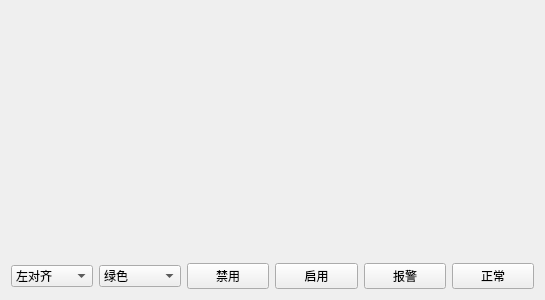
<?xml version="1.0" encoding="UTF-8"?>
<ui version="4.0">
 <class>frmPanelItem</class>
 <widget class="QWidget" name="frmPanelItem">
  <property name="geometry">
   <rect>
    <x>0</x>
    <y>0</y>
    <width>545</width>
    <height>300</height>
   </rect>
  </property>
  <property name="windowTitle">
   <string>Form</string>
  </property>
  <layout class="QGridLayout" name="gridLayout">
   <item row="0" column="0">
    <widget class="PanelItem" name="panelItem1">
     <property name="sizePolicy">
      <sizepolicy hsizetype="Preferred" vsizetype="Expanding">
       <horstretch>0</horstretch>
       <verstretch>0</verstretch>
      </sizepolicy>
     </property>
    </widget>
   </item>
   <item row="0" column="1">
    <widget class="PanelItem" name="panelItem2">
     <property name="sizePolicy">
      <sizepolicy hsizetype="Preferred" vsizetype="Expanding">
       <horstretch>0</horstretch>
       <verstretch>0</verstretch>
      </sizepolicy>
     </property>
    </widget>
   </item>
   <item row="1" column="0">
    <widget class="PanelItem" name="panelItem3">
     <property name="sizePolicy">
      <sizepolicy hsizetype="Preferred" vsizetype="Expanding">
       <horstretch>0</horstretch>
       <verstretch>0</verstretch>
      </sizepolicy>
     </property>
    </widget>
   </item>
   <item row="1" column="1">
    <widget class="PanelItem" name="panelItem4">
     <property name="sizePolicy">
      <sizepolicy hsizetype="Preferred" vsizetype="Expanding">
       <horstretch>0</horstretch>
       <verstretch>0</verstretch>
      </sizepolicy>
     </property>
    </widget>
   </item>
   <item row="2" column="0" colspan="2">
    <layout class="QHBoxLayout" name="horizontalLayout">
     <item>
      <widget class="QComboBox" name="cboxAlignment">
       <item>
        <property name="text">
         <string>左对齐</string>
        </property>
       </item>
       <item>
        <property name="text">
         <string>居中对齐</string>
        </property>
       </item>
       <item>
        <property name="text">
         <string>右对齐</string>
        </property>
       </item>
      </widget>
     </item>
     <item>
      <widget class="QComboBox" name="cboxColor">
       <item>
        <property name="text">
         <string>绿色</string>
        </property>
       </item>
       <item>
        <property name="text">
         <string>蓝色</string>
        </property>
       </item>
       <item>
        <property name="text">
         <string>水红色</string>
        </property>
       </item>
       <item>
        <property name="text">
         <string>黑色</string>
        </property>
       </item>
      </widget>
     </item>
     <item>
      <widget class="QPushButton" name="btnDisable">
       <property name="text">
        <string>禁用</string>
       </property>
      </widget>
     </item>
     <item>
      <widget class="QPushButton" name="btnEnable">
       <property name="text">
        <string>启用</string>
       </property>
      </widget>
     </item>
     <item>
      <widget class="QPushButton" name="btnAlarm">
       <property name="text">
        <string>报警</string>
       </property>
      </widget>
     </item>
     <item>
      <widget class="QPushButton" name="btnNormal">
       <property name="text">
        <string>正常</string>
       </property>
      </widget>
     </item>
    </layout>
   </item>
  </layout>
 </widget>
 <customwidgets>
  <customwidget>
   <class>PanelItem</class>
   <extends>QWidget</extends>
   <header>panelitem.h</header>
   <container>1</container>
  </customwidget>
 </customwidgets>
 <resources/>
 <connections/>
</ui>
